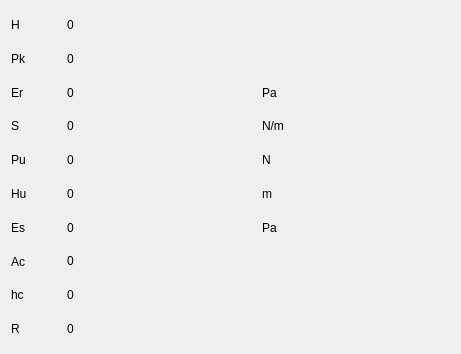
<?xml version="1.0" encoding="UTF-8"?>
<ui version="4.0">
 <class>Dialog</class>
 <widget class="QDialog" name="Dialog">
  <property name="geometry">
   <rect>
    <x>0</x>
    <y>0</y>
    <width>461</width>
    <height>354</height>
   </rect>
  </property>
  <property name="windowTitle">
   <string>Dialog</string>
  </property>
  <layout class="QGridLayout" name="gridLayout">
   <item row="9" column="1">
    <widget class="QLabel" name="label_r">
     <property name="text">
      <string>0</string>
     </property>
     <property name="textInteractionFlags">
      <set>Qt::TextSelectableByMouse</set>
     </property>
    </widget>
   </item>
   <item row="1" column="1">
    <widget class="QLabel" name="label_pk">
     <property name="text">
      <string>0</string>
     </property>
    </widget>
   </item>
   <item row="6" column="0">
    <widget class="QLabel" name="label_7">
     <property name="text">
      <string>Es</string>
     </property>
    </widget>
   </item>
   <item row="3" column="1">
    <widget class="QLabel" name="label_s">
     <property name="text">
      <string>0</string>
     </property>
     <property name="textInteractionFlags">
      <set>Qt::TextSelectableByMouse</set>
     </property>
    </widget>
   </item>
   <item row="8" column="0">
    <widget class="QLabel" name="label_5">
     <property name="text">
      <string>hc</string>
     </property>
    </widget>
   </item>
   <item row="3" column="0">
    <widget class="QLabel" name="label_2">
     <property name="text">
      <string>S</string>
     </property>
    </widget>
   </item>
   <item row="6" column="1">
    <widget class="QLabel" name="label_es">
     <property name="text">
      <string>0</string>
     </property>
     <property name="textInteractionFlags">
      <set>Qt::TextSelectableByMouse</set>
     </property>
    </widget>
   </item>
   <item row="5" column="1">
    <widget class="QLabel" name="label_hu">
     <property name="text">
      <string>0</string>
     </property>
     <property name="textInteractionFlags">
      <set>Qt::TextSelectableByMouse</set>
     </property>
    </widget>
   </item>
   <item row="4" column="0">
    <widget class="QLabel" name="label_9">
     <property name="text">
      <string>Pu</string>
     </property>
    </widget>
   </item>
   <item row="0" column="1">
    <widget class="QLabel" name="label_h">
     <property name="text">
      <string>0</string>
     </property>
     <property name="textInteractionFlags">
      <set>Qt::TextSelectableByMouse</set>
     </property>
    </widget>
   </item>
   <item row="9" column="0">
    <widget class="QLabel" name="label_3">
     <property name="text">
      <string>R</string>
     </property>
    </widget>
   </item>
   <item row="0" column="0">
    <widget class="QLabel" name="label">
     <property name="maximumSize">
      <size>
       <width>50</width>
       <height>16777215</height>
      </size>
     </property>
     <property name="text">
      <string>H</string>
     </property>
    </widget>
   </item>
   <item row="7" column="1">
    <widget class="QLabel" name="label_ac">
     <property name="text">
      <string>0</string>
     </property>
     <property name="textInteractionFlags">
      <set>Qt::TextSelectableByMouse</set>
     </property>
    </widget>
   </item>
   <item row="4" column="1">
    <widget class="QLabel" name="label_pu">
     <property name="text">
      <string>0</string>
     </property>
     <property name="textInteractionFlags">
      <set>Qt::TextSelectableByMouse</set>
     </property>
    </widget>
   </item>
   <item row="1" column="0">
    <widget class="QLabel" name="label_4">
     <property name="text">
      <string>Pk</string>
     </property>
    </widget>
   </item>
   <item row="8" column="1">
    <widget class="QLabel" name="label_hc">
     <property name="text">
      <string>0</string>
     </property>
     <property name="textInteractionFlags">
      <set>Qt::TextSelectableByMouse</set>
     </property>
    </widget>
   </item>
   <item row="5" column="0">
    <widget class="QLabel" name="label_11">
     <property name="text">
      <string>Hu</string>
     </property>
    </widget>
   </item>
   <item row="7" column="0">
    <widget class="QLabel" name="label_13">
     <property name="text">
      <string>Ac</string>
     </property>
    </widget>
   </item>
   <item row="2" column="0">
    <widget class="QLabel" name="label_6">
     <property name="text">
      <string>Er</string>
     </property>
    </widget>
   </item>
   <item row="2" column="1">
    <widget class="QLabel" name="label_er">
     <property name="text">
      <string>0</string>
     </property>
    </widget>
   </item>
   <item row="2" column="2">
    <widget class="QLabel" name="label_8">
     <property name="text">
      <string>Pa</string>
     </property>
    </widget>
   </item>
   <item row="3" column="2">
    <widget class="QLabel" name="label_10">
     <property name="text">
      <string>N/m</string>
     </property>
    </widget>
   </item>
   <item row="4" column="2">
    <widget class="QLabel" name="label_12">
     <property name="text">
      <string>N</string>
     </property>
    </widget>
   </item>
   <item row="5" column="2">
    <widget class="QLabel" name="label_14">
     <property name="text">
      <string>m</string>
     </property>
    </widget>
   </item>
   <item row="6" column="2">
    <widget class="QLabel" name="label_15">
     <property name="text">
      <string>Pa</string>
     </property>
    </widget>
   </item>
  </layout>
 </widget>
 <resources/>
 <connections/>
</ui>
